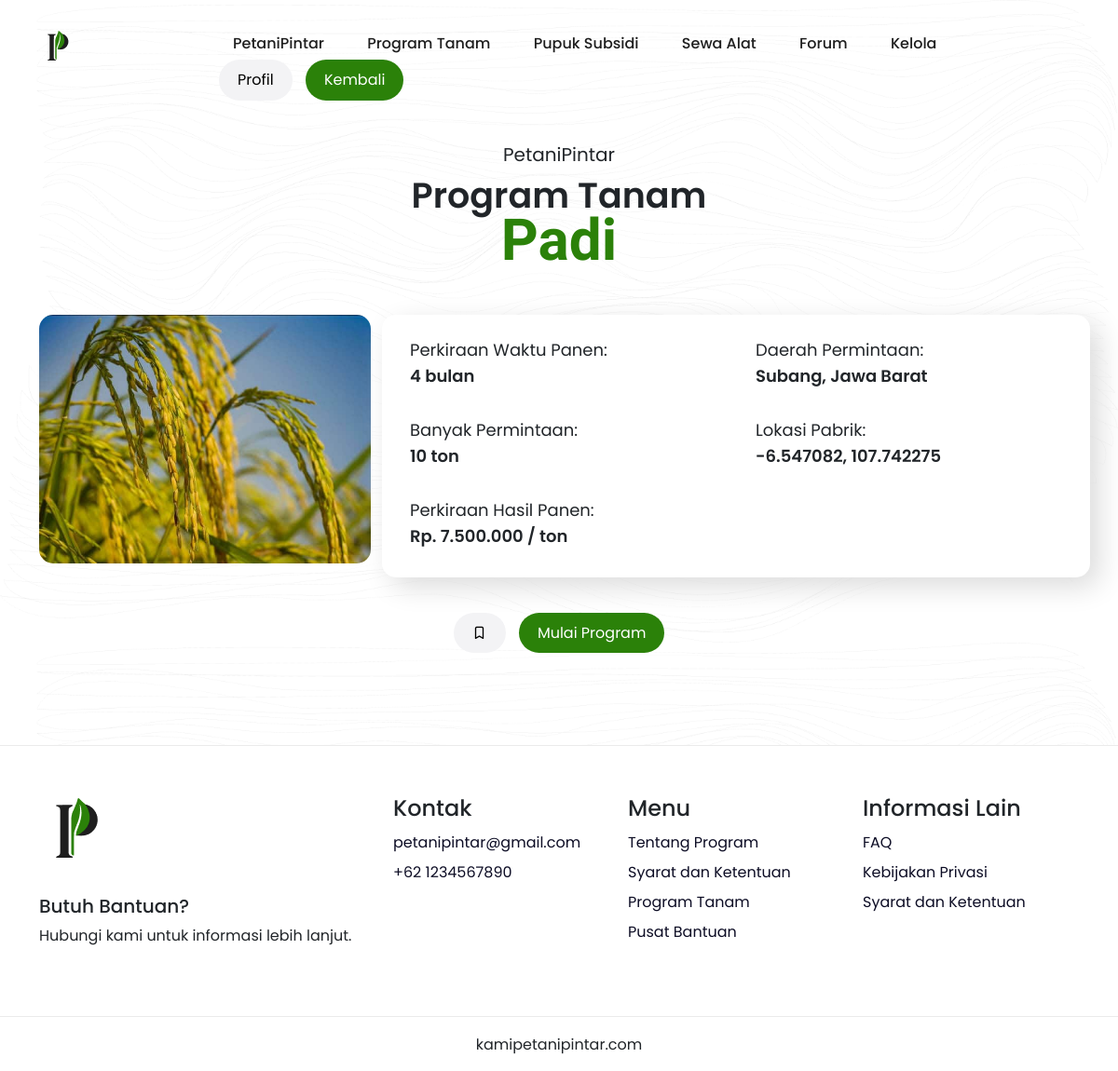
The app's page /detail-program-tanam.php?id=1 (signed in) with its own data.
### tables this page shows
CREATE TABLE program_tanam (
    id INT AUTO_INCREMENT PRIMARY KEY,
    nama VARCHAR(255) NOT NULL,
    waktu INT NOT NULL,
    daerah VARCHAR(255) NOT NULL,
    hasil DECIMAL(10, 2) NOT NULL,
    gambar VARCHAR(255),
    jumlah INT NOT NULL,
    deskripsi TEXT,
    latitude DECIMAL(9,6),
    longitude DECIMAL(9,6)
);

### detail-program-tanam.php (the view, shortened to what this page needs)
<?php
include("php/config.php");
if (isset($_GET['id'])) {
    $id_program = $_GET['id'];
    $sql = "SELECT * FROM program_tanam WHERE id = $id_program";
    $result = $con->query($sql);
    if ($result->num_rows > 0) {
        $row = $result->fetch_assoc();
    } else {
        echo "Program tidak ditemukan.";
        exit;
    }
} else {
    echo "ID program tidak ditemukan.";
    exit;
}
?>
<!DOCTYPE html>
<html>
<head>
    <link rel="stylesheet" href="css/swiper-bundle.min.css">
    <link rel="stylesheet" href="css/bootstrap.min.css">
    <link rel="stylesheet" href="style.css">
    <link rel="stylesheet" href="https://unicons.iconscout.com/release/v4.0.0/css/line.css">
</head>
<body class="body-fixed">
    <header class="site-header">
        <div class="container">
            <div class="row">
                <div class="col-lg-2">
                    <div class="header-logo">
                        <a href="menu.php">
                            <img src="image/logo_petanipintar.png" width="40" height="40" alt="Logo">
                        </a>
                    </div>
                </div>
                <div class="col-lg-10">
                    <div class="main-navigation">
                        <nav class="header-menu">
                            <ul class="menu">
                                <li><a href="menu.php">PetaniPintar</a></li>
                                <li><a href="program-tanam.php">Program Tanam</a></li>
                                <li><a href="program-pupuk-subsidi.php">Pupuk Subsidi</a></li>
                                <li><a href="program-sewa-alat.php">Sewa Alat</a></li>
                                <li><a href="#">Forum</a></li>
                                <?php if (isset($_SESSION['admin']) && $_SESSION['admin'] == true) {
                                    echo '<li><a href="admin/dashboard-1.php">Kelola</a></li>';
                                }?>
                                <li>
                                    <button onclick="window.location.href='profile.php'" class="signin">Profil</button>
                                    <button onclick="window.location.href='program-tanam.php'" class="signup">Kembali</button>
                                </li>
                            </ul>
                        </nav>
                    </div>
                </div>
            </div>
        </div>
    </header>
    <div id="viewport">
        <div id="js-scroll-content">
            <div class="repeat-img" style="background-image: url(image/pattern1_background.png);">
                <section class="main-banner">
                    <div class="sec-wp">
                        <div class="container">
                            <div class="sec-title text-center mb-5">
                                <p class="sec-sub-title mb-1">PetaniPintar</p>
                                <h2 class="h2-title mb-0">Program Tanam</h2>
                                <h2 class="h2-title"><span><?php echo $row['nama']; ?></span></h2>
                            </div>
                            <div class="row">
                                <div class="col-lg-4">
                                    <div class="detail-program-img-wp">
                                        <img class="img-rounded" src="image/tanaman/<?php echo $row['gambar']; ?>" alt="<?php echo $row['nama']; ?>">
                                    </div>
                                </div>
                                <div class="col-lg-8 detail-box">
                                    <div class="detail-info mt-4">
                                        <div class="row">
                                            <div class="col-lg-6">
                                                <p class="p-detail">Perkiraan Waktu Panen:<br><b><?php echo $row['waktu']; ?> bulan</b>
                                                <p>
                                                <p class="p-detail">Banyak Permintaan:<br><b><?php echo $row['jumlah']; ?> ton</b></p>
                                            </div>
                                            <div class="col-lg-6">
                                                <p class="p-detail">Daerah Permintaan:<br><b><?php echo $row['daerah']; ?></b></p>
                                                <p class="p-detail">Lokasi Pabrik:<br><b><?php echo $row['latitude'] . ', ' . $row['longitude']; ?></b></p>
                                            </div>
                                            <div class="col-lg-12">
                                                <p class="p-detail">Perkiraan Hasil Panen:<br><b>Rp. <?php echo number_format($row['hasil'], 0, ',', '.'); ?> / ton</b></p>
                                            </div>
                                        </div>
                                    </div>
                                </div>
                            </div>
                            <?php
                            if (isset($_GET['id'])) {
                                $id_program_tanam = $_GET['id'];
                                $sql_program = "SELECT * FROM program_tanam WHERE id = $id_program_tanam";
                                $result_program = $con->query($sql_program);
                            ?>
                            <?php
                            }
                            ?>
                            <div class="col-lg-12 mt-5 text-center">
                                <a href="simpan-program-tanam.php?id=<?php echo $row['id']; ?>" class="add-alt uil-bookmark"></a>
                                <?php
                                $sql_user_program = "SELECT * FROM user_program_tanam WHERE id_user = " . $_SESSION['id'] . " AND id_program_tanam = " . $id_program;
                                $result_user_program = $con->query($sql_user_program);
                                if ($result_user_program->num_rows > 0) {
                                    echo '<a href="kirim-hasil-panen.php?id=' . $row['id'] . '" class="add">Kirim Hasil Panen</a>';
                                } else {
                                    echo '<a href="mulai-program-tanam.php?id=' . $row['id'] . '" class="add">Mulai Program</a>';
                                }
                                ?>
                            </div>
                        </div>
                    </div>
                </section>
            </div>
        </div>
        <footer class="site-footer" id="help">
            <div class="top-footer section">
                <div class="sec-wp">
                    <div class="container">
                        <div class="row">
                            <div class="col-lg-4">
                                <div class="footer-info">
                                    <div class="footer-logo">
                                        <a href="index.php">
                                            <img src="image/petanipintar_logo80.png" alt="Logo">
                                        </a>
                                    </div>
                                    <h5>Butuh Bantuan?</h5>
                                    <a>Hubungi kami untuk informasi lebih lanjut.</a>
                                </div>
                            </div>
                            <div class="col-lg-8">
                                <div class="footer-flex-box">
                                    <div class="footer-menu">
                                        <h4 class="h4-title">Kontak</h4>
                                        <ul>
                                            <li><a href="#">petanipintar@gmail.com</a></li>
                                            <li><a href="#">+62 1234567890</a></li>
                                        </ul>
                                    </div>
                                    <div class="footer-menu food-nav-menu">
                                        <h4 class="h4-title">Menu</h4>
                                        <ul class="column-2">
                                            <li><a href="#about">Tentang Program</a></li>
                                            <li><a href="#sdk">Syarat dan Ketentuan</a></li>
                                            <li><a href="#program">Program Tanam</a></li>
                                            <li><a href="#help">Pusat Bantuan</a></li>
                                        </ul>
                                    </div>
                                    <div class="footer-menu">
                                        <h4 class="h4-title">Informasi Lain</h4>
                                        <ul>
                                            <li><a href="#">FAQ</a></li>
                                            <li><a href="#">Kebijakan Privasi</a></li>
                                            <li><a href="#">Syarat dan Ketentuan</a></li>
                                        </ul>
                                    </div>
                                </div>
                            </div>
                        </div>
                    </div>
                </div>
            </div>
            <div class="end-footer">
                <div class="container">
                    <div class="row">
                        <div class="col-lg-12 text-center mb-3">
                            <a>kamipetanipintar.com</a>
                        </div>
                    </div>
                </div>
            </div>
        </footer>
    </div>
</body>
</html>

### style.css (style rules this page uses)
body { background-color: white; font-family: "Poppins", sans-serif; text-rendering: optimizeLegibility; }
body, html { overflow-x: hidden; }
img { max-width: 100%; }
a { background-color: transparent; text-decoration: none; outline: none; }
button { padding: 10px 20px; font-weight: 400; background-color: transparent; text-decoration: none; outline: none; }
ul { list-style: none; margin: 0; padding: 0; }
.signin { background: #f3f3f5; border-radius: 30px; border: none; text-decoration: none; color: black; transition: 0.5s cubic-bezier(0.22, 0.78, 0.45, 1.02); }
.signup { margin-left: 10px; background-color: #2b8109; color: white; outline: none; border: none; border-radius: 30px; text-decoration: none; transition: 0.5s cubic-bezier(0.22, 0.78, 0.45, 1.02); }
.add { margin-left: 10px; background-color: #2b8109; color: white; outline: none; border: none; border-radius: 30px; text-decoration: none; padding: 10px 20px; font-weight: 400; transition: 0.5s cubic-bezier(0.22, 0.78, 0.45, 1.02); }
.add-alt { background: #f3f3f5; border-radius: 30px; border: none; text-decoration: none; padding: 10px 20px; font-weight: 400; color: black; transition: 0.5s cubic-bezier(0.22, 0.78, 0.45, 1.02); }
.site-header { position: fixed; display: flex; align-items: center; padding: 30px 0; top: 0; left: 0; width: 100%; z-index: 99; transition: 0.5s; border-bottom: 1px solid transparent; }
.main-navigation { display: flex; width: 100%; height: 100%; justify-content: flex-end; align-items: center; }
.main-navigation .menu li { display: inline-block; position: relative; margin: 0 6px; }
.main-navigation .menu li:first-child { margin-left: 0; }
.main-navigation .menu li:last-child { margin-right: 0; }
.main-navigation .menu li a { display: flex; transition: 0.3s; position: relative; justify-content: center; align-items: center; color: #1e1e1e; text-transform: capitalize; font-weight: 500; padding: 5px 18px; border-radius: 30px; }
.h2-title { font-size: 48px; font-weight: 600; font-family: "Poppins", sans-serif; margin-bottom: 30px; }
.h2-title span { color: #2b8109; font-size: 62px; font-family: "Garamound", serif; background-size: 100% 15px; background-position: 0 90%; background-repeat: no-repeat; display: inline; transition: 0.5s cubic-bezier(0.22, 0.78, 0.45, 1.02); }
p { font-size: 20px; line-height: 2pc; margin-bottom: 30px; font-family: "Poppins", sans-serif; }
.main-banner { padding: 150px 0 0px; min-height: 100vh; position: relative; }
.img-rounded { border-radius: 15px; }
.sec-wp { position: relative; z-index: 1; }
.repeat-img { background-size: contain; background-repeat: repeat; }
.top-footer, .bottom-footer { padding-top: 50px; padding-bottom: 70px; border-top: 1px solid rgb(204 204 204 / 40%); position: relative; }
.end-footer { padding-top: 18px; position: relative; border-top: 1px solid rgb(204 204 204 / 40%); }
.footer-logo { margin-bottom: 30px; }
.footer-flex-box { display: flex; margin: 0 -10px; }
.footer-flex-box > div { flex: 1; padding: 0 10px; }
.footer-menu ul li a { color: #0d0d25; transition: 0.3s; }
.footer-menu ul li { margin-bottom: 8px; }
.detail-box { padding-left: 30px; border-radius: 15px; background: white; box-shadow: 10px 10px 30px #dcdcdc; }
.p-detail { font-size: 18px; line-height: 28px; }
.p-detail b { font-weight: 600; }
@media (max-width: 1399px) { .main-navigation .menu li { margin: 0 3px; } }
@media (max-width: 1399px) { .h4-title { font-size: 24px; line-height: 34px; } }
@media (max-width: 1399px) { .h2-title { font-size: 38px; line-height: 48px; } }

### records on screen
program_tanam: nama "Padi", gambar (picture), waktu "4", jumlah "10", daerah "Subang, Jawa Barat", latitude "-6.547082", longitude "107.742275", hasil "7.500.000"
